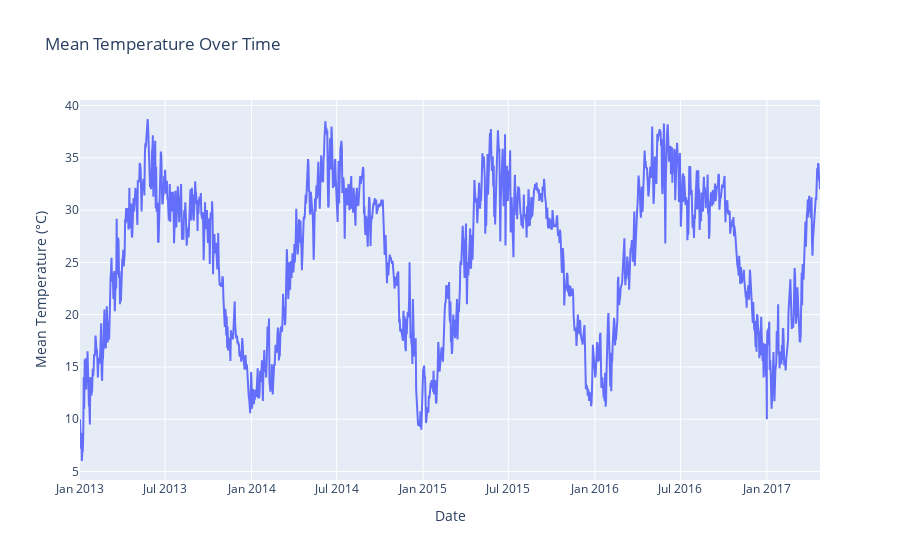

Notebook cell for this chart:
### Code cell
#display mode = 9
fig_temp.show()

### Figure 1 — Plotly figure (JSON) as saved in the notebook; plotly's stock layout.template omitted (floating-point values rounded to 4 significant figures; data arrays with more than 128 entries replaced by an {"elided": "..."} marker saying what was removed)
{"data": [{"mode": "lines", "name": "Mean Temperature", "type": "scatter", "x": {"elided": "1576 str values"}, "y": {"elided": "1576 float values"}}], "layout": {"title": {"text": "Mean Temperature Over Time"}, "xaxis": {"title": {"text": "Date"}}, "yaxis": {"title": {"text": "Mean Temperature (°C)"}}}}
